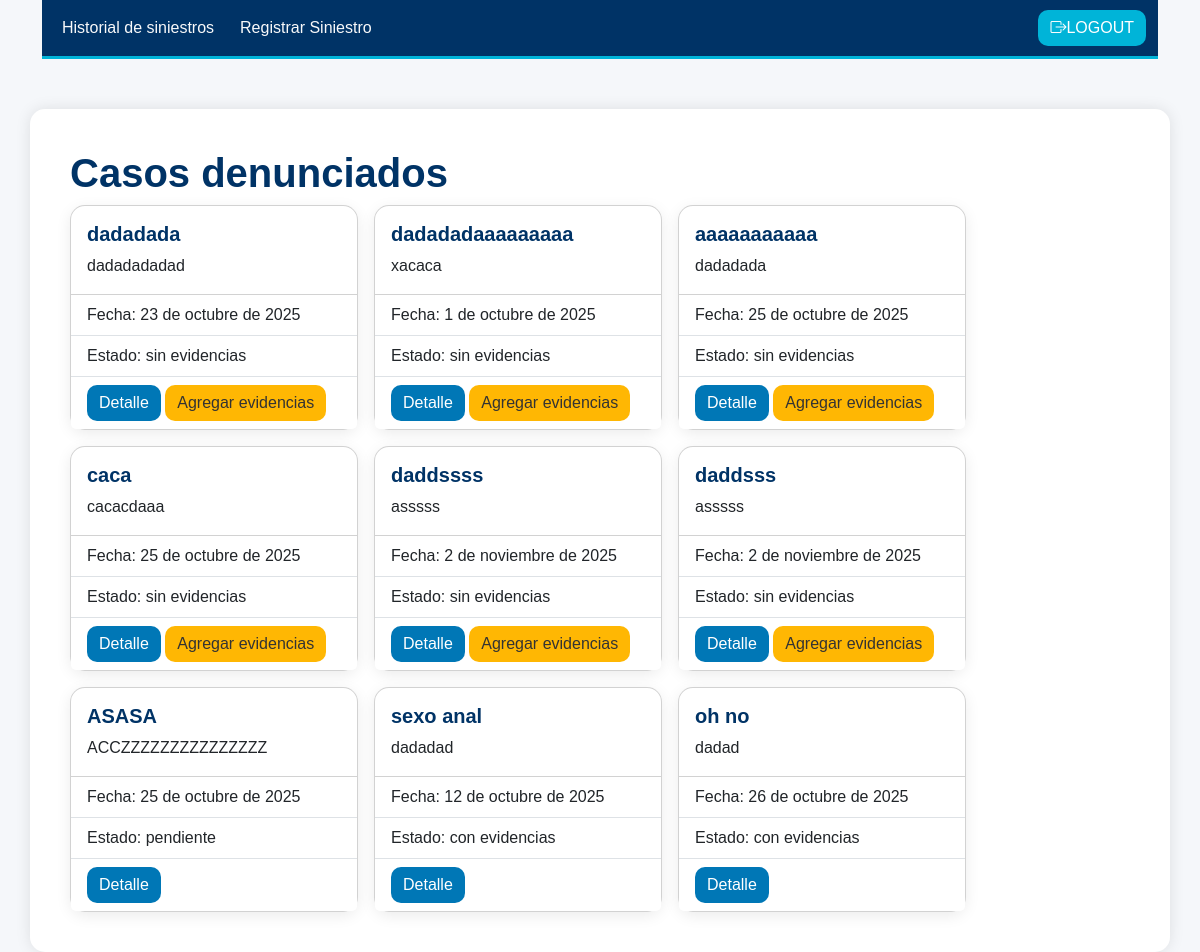
The app's page / (signed in) with its own data.
### ClienteSiniestro/models.py (models this page shows, shortened)
class Sinis(models.Model):
    asunto = models.CharField(max_length=100, unique=True)
    descripcion = models.TextField()
    fecha = models.DateField()
    imagen1 = models.ImageField(upload_to='Cliente', null=True, blank=True)
    imagen2 = models.ImageField(upload_to='Cliente', null=True, blank=True)
    imagen3 = models.ImageField(upload_to='Cliente', null=True, blank=True)
    imagen4 = models.ImageField(upload_to='Cliente', null=True, blank=True)
    imagen5 = models.ImageField(upload_to='Cliente', null=True, blank=True)
    expli1 = models.CharField(max_length=100, blank=True)
    expli2 = models.CharField(max_length=100, blank=True)
    expli3 = models.CharField(max_length=100, blank=True)
    expli4 = models.CharField(max_length=100, blank=True)
    expli5 = models.CharField(max_length=100, blank=True)
    estado = models.CharField(max_length=50, default='pendiente')

### ClienteSiniestro/views.py (the view)
# urls.py: path('', sinView, name='list'),
@login_required
def sinView(request):
    return render(request, 'ClienteSiniestro/sin_view.html', {'sinis': Sinis.objects.all})

### ClienteSiniestro/templates/ClienteSiniestro/sin_view.html
{% extends "ClienteSiniestro/base.html" %}
{% block content %}
<h1>Casos denunciados</h1>
<div class="d-flex flex-wrap gap-3">
    {% for s in sinis %}
    <div class="card" style="width: 18rem;">
        <div class="card-body">
            <h5 class="card-title">{{ s.asunto }}</h5>
            <p class="card-text">{{ s.descripcion }}</p>
        </div>
        <ul class="list-group list-group-flush">
            <li class="list-group-item">Fecha: {{ s.fecha }}</li>
            <li class="list-group-item">Estado: {{ s.estado }}</li>
            <li class="list-group-item">
                <a href="{% url 'detail' s.id %}" class="btn btn-primary">Detalle</a>
                {% if s.estado == "sin evidencias" %}
                <a href="{% url 'evidence' s.id %}" class="btn btn-warning">Agregar evidencias</a>
                {% endif %}
            </li>
        </ul>
    </div>
    {% empty %}
    <h3>No se han denunciado siniestros aun</h3>
    {% endfor %}
</div>
{% endblock content %}

### ClienteSiniestro/static/css/styles.css (style rules this page uses)
body { font-family: "Poppins", sans-serif; background-color: #f5f7fa; color: #333; margin: 0; padding: 0; }
h1, h2, h3 { font-weight: 600; color: #003366; }
a { text-decoration: none; }
.btn { border-radius: 10px !important; transition: all 0.3s ease; }
.card { border-radius: 15px; box-shadow: 0 4px 15px rgba(0, 0, 0, 0.08); transition: transform 0.3s ease; }
.card-title { color: #003366; font-weight: 600; }
.card .btn-primary { background-color: #0077b6; border: none; }
.card .btn-warning { background-color: #ffb703; border: none; color: #333; }

### records on screen
Sinis: asunto "dadadada", descripcion "dadadadadad", fecha "23 de octubre de 2025", estado "sin evidencias", shows "Agregar evidencias"
Sinis: asunto "dadadadaaaaaaaaa", descripcion "xacaca", fecha "1 de octubre de 2025", estado "sin evidencias", shows "Agregar evidencias"
Sinis: asunto "aaaaaaaaaaa", descripcion "dadadada", fecha "25 de octubre de 2025", estado "sin evidencias", shows "Agregar evidencias"
Sinis: asunto "caca", descripcion "cacacdaaa", fecha "25 de octubre de 2025", estado "sin evidencias", shows "Agregar evidencias"
Sinis: asunto "daddssss", descripcion "asssss", fecha "2 de noviembre de 2025", estado "sin evidencias", shows "Agregar evidencias"
Sinis: asunto "daddsss", descripcion "asssss", fecha "2 de noviembre de 2025", estado "sin evidencias", shows "Agregar evidencias"
Sinis: asunto "ASASA", descripcion "ACCZZZZZZZZZZZZZZZ", fecha "25 de octubre de 2025", estado "pendiente"
Sinis: asunto "sexo anal", descripcion "dadadad", fecha "12 de octubre de 2025", estado "con evidencias"
Sinis: asunto "oh no", descripcion "dadad", fecha "26 de octubre de 2025", estado "con evidencias"
